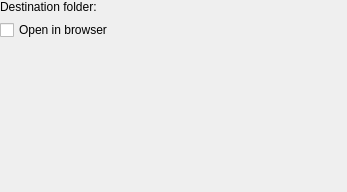
<ui version="4.0" >
 <class>OutputPage</class>
 <widget class="QWidget" name="OutputPage" >
  <property name="geometry" >
   <rect>
    <x>0</x>
    <y>0</y>
    <width>347</width>
    <height>192</height>
   </rect>
  </property>
  <layout class="QVBoxLayout" >
   <property name="margin" >
    <number>0</number>
   </property>
   <item>
    <layout class="QHBoxLayout" >
     <item>
      <widget class="QLabel" name="textLabel1" >
       <property name="text" >
        <string>Destination folder:</string>
       </property>
       <property name="wordWrap" >
        <bool>false</bool>
       </property>
       <property name="buddy" >
        <cstring>kcfg_destUrl</cstring>
       </property>
      </widget>
     </item>
     <item>
      <widget class="KUrlRequester" name="kcfg_destUrl" />
     </item>
    </layout>
   </item>
   <item>
    <widget class="QCheckBox" name="kcfg_openInBrowser" >
     <property name="text" >
      <string>Open in browser</string>
     </property>
    </widget>
   </item>
   <item>
    <spacer name="spacer1" >
     <property name="orientation" >
      <enum>Qt::Vertical</enum>
     </property>
     <property name="sizeType" >
      <enum>QSizePolicy::Expanding</enum>
     </property>
     <property name="sizeHint" stdset="0" >
      <size>
       <width>20</width>
       <height>51</height>
      </size>
     </property>
    </spacer>
   </item>
  </layout>
 </widget>
 <layoutdefault spacing="6" margin="11" />
 <pixmapfunction>qPixmapFromMimeSource</pixmapfunction>
 <customwidgets>
  <customwidget>
   <class>KUrlRequester</class>
   <extends>QFrame</extends>
   <header>kurlrequester.h</header>
  </customwidget>
 </customwidgets>
 <includes>
  <include location="local" >kurlrequester.h</include>
  <include location="local" >klineedit.h</include>
  <include location="local" >kpushbutton.h</include>
 </includes>
 <resources/>
 <connections/>
</ui>
